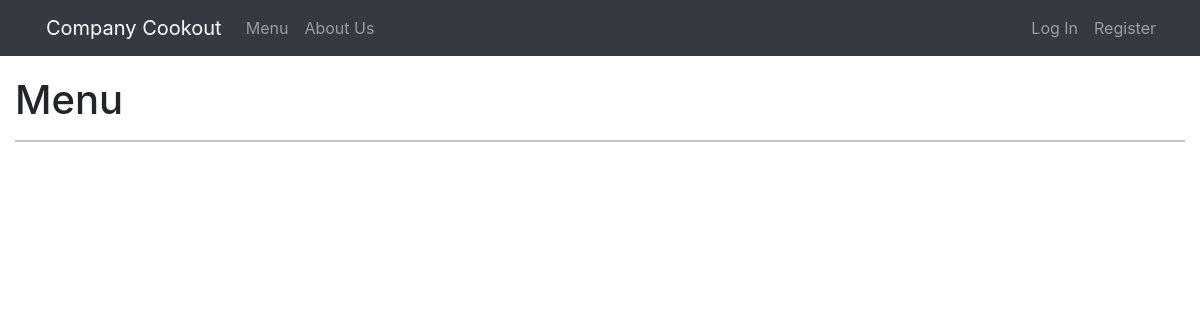
Before: /menu with the older database file.
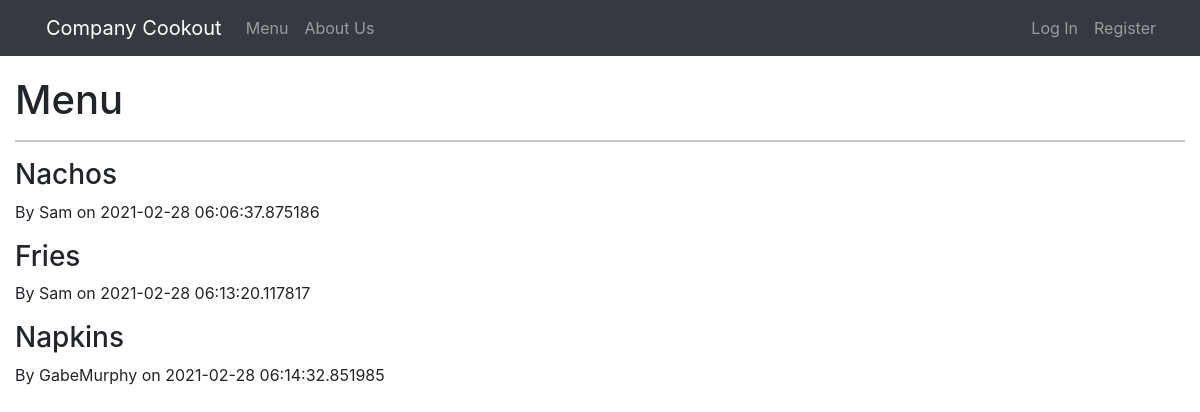
After: the same page with the newer database file.
### app/models.py (models this page shows, shortened)
class Item(db.Model, UserMixin):
    id = db.Column(db.Integer, primary_key=True, autoincrement=True)
    label = db.Column(db.String(30), nullable=False)
    date_added = db.Column(db.DateTime, nullable=False,
                           default=datetime.utcnow)
    employee_id = db.Column(db.Integer, db.ForeignKey(
        'employee.id'), nullable=False)
    employee = db.relationship("Employee", back_populates="items")

class Employee(db.Model, UserMixin):
    id = db.Column(db.Integer, primary_key=True)
    username = db.Column(db.String(30), unique=True, nullable=False)
    password = db.Column(db.String(60), nullable=False)
    items = db.relationship('Item', back_populates="employee")

### app/routes.py (the view)
@app.route('/menu')
def menu():
    items = Item.query.all()
    return render_template("menu.html", items=items)

### app/templates/menu.html (shortened to what this page needs)
{% extends 'base.html' %}
{% block content %}
<div class="container-fluid">
    <h1>Menu</h1>
    <hr>
    {% for item in items %}
        <h3>{{ item.label }}</h3>
        <p>By {{ item.employee.username }} on {{ item.date_added }}</p>
    {% endfor %}
</div>
{% endblock %}

### app/templates/base.html (shortened to what this page needs)
<!doctype html>
<html lang="en">
<head>
    <link href="https://cdn.jsdelivr.net/npm/bootstrap@5.0.0-beta2/dist/css/bootstrap.min.css" rel="stylesheet"
>
    <link rel="stylesheet" href="https://maxcdn.bootstrapcdn.com/bootstrap/4.5.2/css/bootstrap.min.css">
    <link rel="stylesheet" href="{{ url_for('static', filename='main.css') }}" />
</head>
</head>
<body>
    <nav class="navbar navbar-expand-md navbar-dark bg-dark">
        <a class="navbar-brand" href="{{ url_for('home') }}" style="position: relative; left: 30px;">Company Cookout</a>
        <div class="collapse navbar-collapse" id="navbarsExample04">
            <div class="navbar-nav mr-auto">
                <a class="nav-link" href="{{ url_for('menu') }}" style="position: relative; left: 30px;">Menu
                </a>
                <a class="nav-link" href="{{ url_for('about') }}" style="position: relative; left: 30px;">About Us
                </a>
            </div>
            <div class="navbar-nav" style="margin-right: 50px;">
                {% if current_user.is_authenticated %}
                <a class="nav-link" href="{{ url_for('account') }}" style="position: relative; left: 30px;">Account
                <a class="nav-link" href="{{ url_for('logout') }}" style="position: relative; left: 30px;">Log Out
                </a>
                {% else %}
                    <a class="nav-link" href="{{ url_for('login') }}" style="position: relative; left: 30px;">Log In
                    </a>
                    <a class="nav-link" href="{{ url_for('register') }}" style="position: relative; left: 30px;">Register
                    </a>
                {% endif %}
            </div>
        </div>
    </nav>
    <div>
        {% block content %}{% endblock %}
    </div>
</body>
</html>

### app/static/main.css (style rules this page uses)
body { padding-bottom: 20px; }
.navbar { margin-bottom: 20px; }

Changed rows visible on the page:
added Item: label "Nachos", employee.username "Sam", date_added "2021-02-28 06:06:37.875186"
added Item: label "Fries", employee.username "Sam", date_added "2021-02-28 06:13:20.117817"
added Item: label "Napkins", employee.username "GabeMurphy", date_added "2021-02-28 06:14:32.851985"
